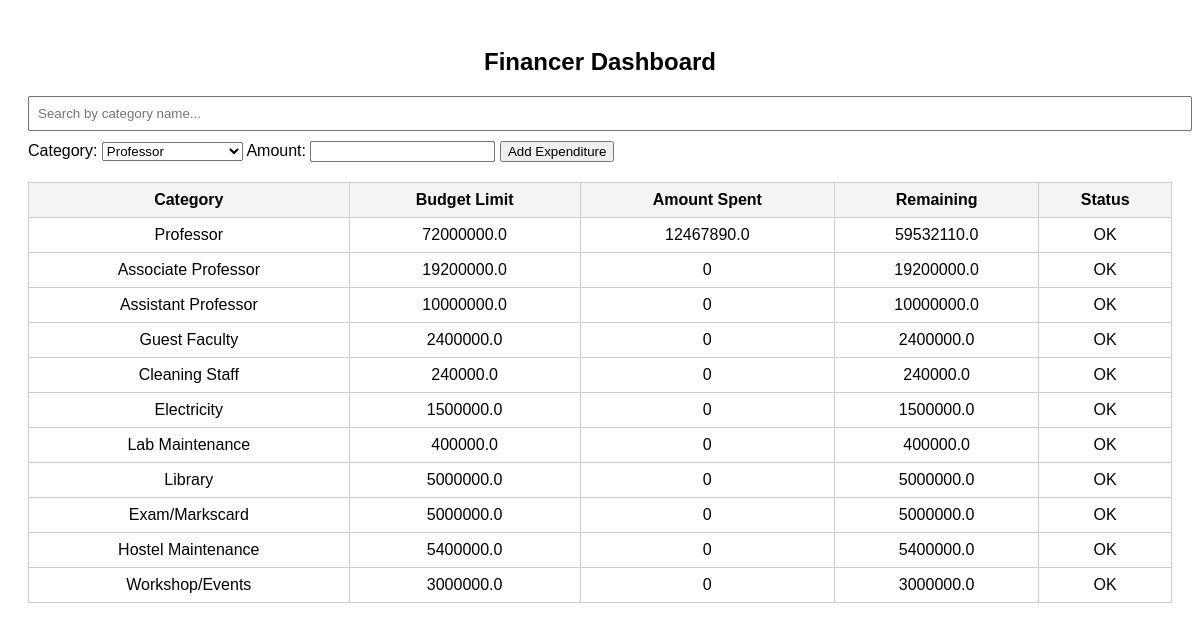
The page /financer_dashboard on the database its author committed.
### server.py (models this page shows)
class ExpenditureCategory(db.Model):
    id = db.Column(db.Integer, primary_key=True)
    name = db.Column(db.String(100), unique=True, nullable=False)
    budget = db.Column(db.Float, nullable=False)
    expenditures = db.relationship("Finance", backref="category", lazy=True)

### server.py (the view, shortened to what this page needs)
@app.route('/financer_dashboard', methods=['GET', 'POST'])
def financer_dashboard():
    categories = ExpenditureCategory.query.all()
    expenditures = []
    for cat in categories:
        spent = db.session.query(func.sum(Finance.amount)).filter_by(category_id=cat.id).scalar() or 0
        expenditures.append({
            "id": cat.id,
            "name": cat.name,
            "budget": cat.budget,
            "spent": spent,
            "remaining": cat.budget - spent,
            "status": "Over Spent" if spent > cat.budget else "OK"
        })
    return render_template("financer_dashboard.html", expenditures=expenditures, categories=categories)

### templates/financer_dashboard.html (shortened to what this page needs)
<!DOCTYPE html>
<html lang="en">
<head>
</head>
<body>
    <h2>Financer Dashboard</h2>
    <input type="text" id="searchBar" placeholder="Search by category name...">
    <form method="POST">
        <label>Category:</label>
        <select name="category">
            {% for cat in categories %}
                <option value="{{ cat.id }}">{{ cat.name }}</option>
            {% endfor %}
        </select>
        <label>Amount:</label>
        <input type="number" name="amount" step="0.01" required>
        <button type="submit">Add Expenditure</button>
    </form>
    <table id="expTable">
        <thead>
            <tr>
                <th>Category</th>
                <th>Budget Limit</th>
                <th>Amount Spent</th>
                <th>Remaining</th>
                <th>Status</th>
            </tr>
        </thead>
        <tbody>
            {% for exp in expenditures %}
                <tr class="{% if exp.status == 'Over Spent' %}over{% endif %}">
                    <td>{{ exp.name }}</td>
                    <td>{{ exp.budget }}</td>
                    <td>{{ exp.spent }}</td>
                    <td>{{ exp.remaining }}</td>
                    <td>{{ exp.status }}</td>
                </tr>
            {% endfor %}
        </tbody>
    </table>
</body>
</html>

### templates/financer_dashboard.html (style rules this page uses)
body { font-family: Arial, sans-serif; padding: 20px; }
h2 { text-align: center; }
table { width: 100%; border-collapse: collapse; margin-top: 20px; }
th, td { border: 1px solid #ccc; padding: 8px; text-align: center; }
th { background-color: #f4f4f4; }
#searchBar { width: 100%; padding: 8px; margin-bottom: 10px; }

### rows shown on the page
ExpenditureCategory: name "Professor", budget "72000000.0", spent "12467890.0", remaining "59532110.0", status "OK"
ExpenditureCategory: name "Associate Professor", budget "19200000.0", spent "0", remaining "19200000.0", status "OK"
ExpenditureCategory: name "Assistant Professor", budget "10000000.0", spent "0", remaining "10000000.0", status "OK"
ExpenditureCategory: name "Guest Faculty", budget "2400000.0", spent "0", remaining "2400000.0", status "OK"
ExpenditureCategory: name "Cleaning Staff", budget "240000.0", spent "0", remaining "240000.0", status "OK"
ExpenditureCategory: name "Electricity", budget "1500000.0", spent "0", remaining "1500000.0", status "OK"
ExpenditureCategory: name "Lab Maintenance", budget "400000.0", spent "0", remaining "400000.0", status "OK"
ExpenditureCategory: name "Library", budget "5000000.0", spent "0", remaining "5000000.0", status "OK"
ExpenditureCategory: name "Exam/Markscard", budget "5000000.0", spent "0", remaining "5000000.0", status "OK"
ExpenditureCategory: name "Hostel Maintenance", budget "5400000.0", spent "0", remaining "5400000.0", status "OK"
ExpenditureCategory: name "Workshop/Events", budget "3000000.0", spent "0", remaining "3000000.0", status "OK"

### other values the page prints
form field category "Professor"
